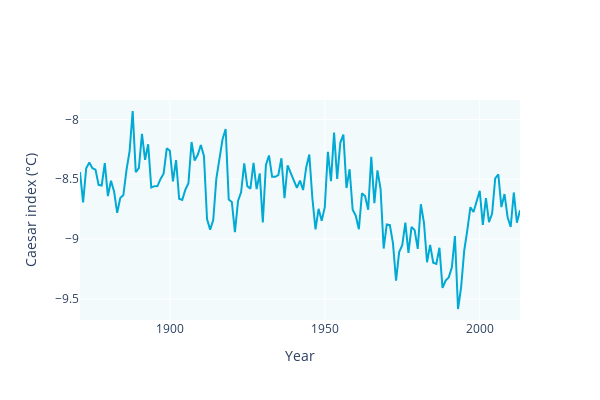

This figure's notebook cell:
### Markdown cell above
## AMOC

### Code cell
fig = go.Figure()
fig.add_trace(go.Scatter(x=[i for i in range(1871, 2016)], y=AMOC_Caesar, mode='lines', name='Caesar index (°C)', line=dict(color='#00AAD4')))
fig.update_layout(plot_bgcolor='rgba(215, 238, 244, 0.3)',width=600,height=400, xaxis_title='Year', yaxis_title='Caesar index (°C)',
                  legend=dict(x=0.01, y=0.03))

### Figure 1 — Plotly figure (JSON) as saved in the notebook; plotly's stock layout.template omitted (floating-point values rounded to 4 significant figures; data arrays with more than 128 entries replaced by an {"elided": "..."} marker saying what was removed)
{"data": [{"line": {"color": "#00AAD4"}, "mode": "lines", "name": "Caesar index (°C)", "type": "scatter", "x": {"elided": "145 int values"}, "y": {"elided": "143 float values"}}], "layout": {"height": 400, "legend": {"x": 0.01, "y": 0.03}, "plot_bgcolor": "rgba(215, 238, 244, 0.3)", "width": 600, "xaxis": {"title": {"text": "Year"}}, "yaxis": {"title": {"text": "Caesar index (°C)"}}}}
